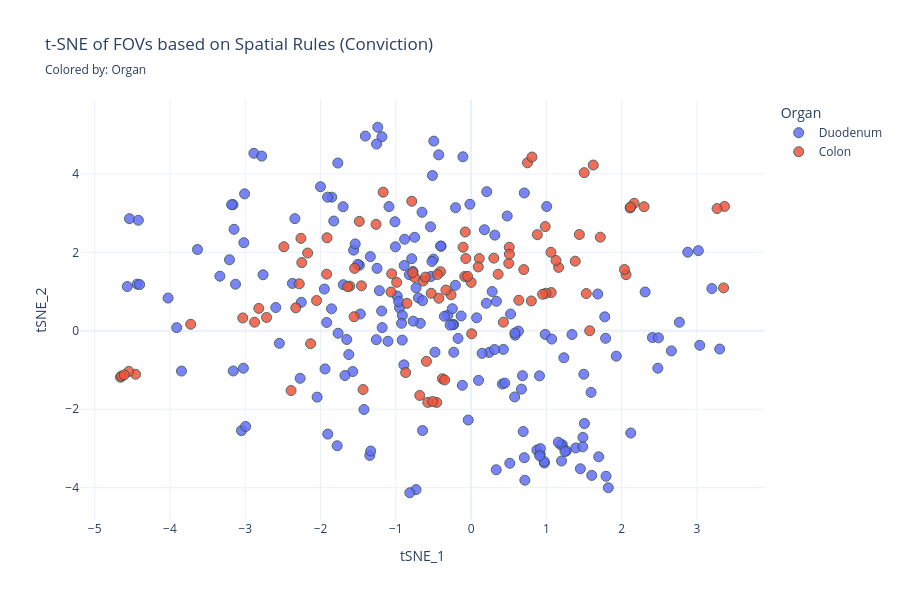
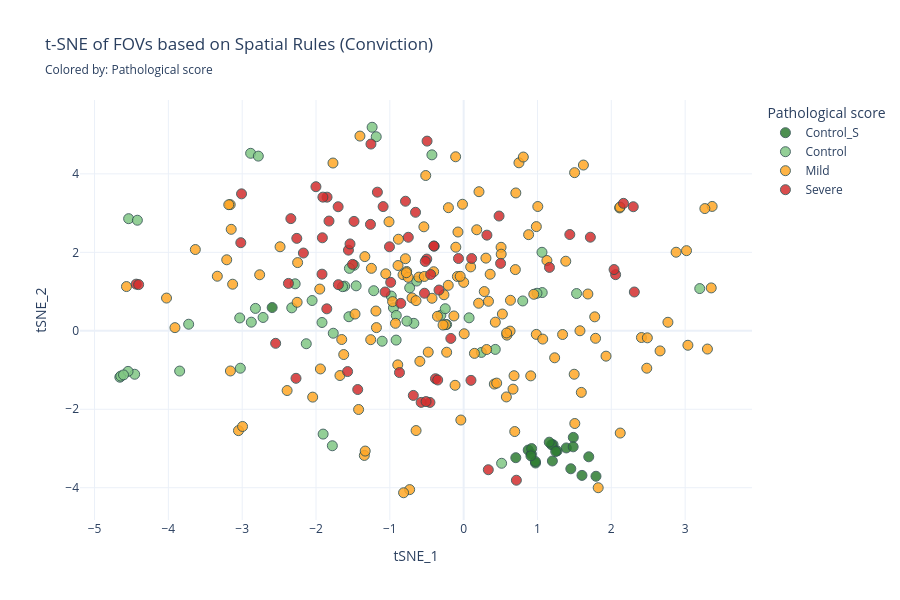

Notebook source saved alongside these figures, in order:
### Code cell
METRIC_TO_USE = 'Conviction'
NO_SELF = True
MIN_FOV_PERCENTAGE = 0.20  # Drop rules appearing in fewer than 10% of FOVs to remove noise


visualize_tsne(df_tsne_merged, color_by='Organ')
visualize_tsne(df_tsne_merged, color_by='Pathological score')

### Figure 1 — Plotly figure (JSON) as saved in the notebook; plotly's stock layout.template omitted (floating-point values rounded to 4 significant figures; data arrays with more than 128 entries replaced by an {"elided": "..."} marker saying what was removed)
{"data": [{"hovertemplate": "<b>%{hovertext}</b><br><br>Organ=Duodenum<br>tSNE_1=%{x}<br>tSNE_2=%{y}<extra></extra>", "hovertext": {"elided": "191 str values"}, "legendgroup": "Duodenum", "marker": {"color": "#636efa", "line": {"color": "DarkSlateGrey", "width": 1}, "opacity": 0.85, "size": 10, "symbol": "circle"}, "mode": "markers", "name": "Duodenum", "orientation": "v", "showlegend": true, "type": "scatter", "x": {"elided": "191 float values"}, "xaxis": "x", "y": {"elided": "191 float values"}, "yaxis": "y"}, {"hovertemplate": "<b>%{hovertext}</b><br><br>Organ=Colon<br>tSNE_1=%{x}<br>tSNE_2=%{y}<extra></extra>", "hovertext": ["Control_Colon_01_FOV_1", "Control_Colon_01_FOV_2", "Control_Colon_01_FOV_3", "Control_Colon_01_FOV_4", "Control_Colon_01_FOV_5", "Control_Colon_01_FOV_6", "Control_Colon_01_FOV_7", "Control_Colon_02_FOV_1", "Control_Colon_02_FOV_2", "Control_Colon_02_FOV_3", "Control_Colon_02_FOV_4", "Control_Colon_02_FOV_5", "Control_Colon_02_FOV_6", "Control_Colon_03_FOV_1", "Control_Colon_03_FOV_2", "Control_Colon_03_FOV_3", "Control_Colon_03_FOV_4", "Control_Colon_03_FOV_5", "Control_Colon_03_FOV_6", "Control_Colon_04_FOV_1", "Control_Colon_04_FOV_2", "Control_Colon_04_FOV_3", "Control_Colon_04_FOV_4", "Control_Colon_04_FOV_5", "Control_Colon_04_FOV_6", "GVHD_01_FOV_1", "GVHD_01_FOV_2_R", "GVHD_01_FOV_3_R", "GVHD_01_FOV_4", "GVHD_01_FOV_5", "GVHD_01_FOV_6_R", "GVHD_01_FOV_7", "GVHD_13_FOV_1", "GVHD_13_FOV_2", "GVHD_13_FOV_3", "GVHD_17_FOV_1", "GVHD_17_FOV_2", "GVHD_17_FOV_3", "GVHD_21_FOV_1", "GVHD_21_FOV_2", "GVHD_21_FOV_3", "GVHD_21_FOV_4", "GVHD_22_FOV_1", "GVHD_22_FOV_2", "GVHD_22_FOV_3", "GVHD_23_FOV_1", "GVHD_23_FOV_2", "GVHD_23_FOV_3", "GVHD_23_FOV_4", "GVHD_25_FOV_1", "GVHD_25_FOV_2", "GVHD_25_FOV_3", "GVHD_25_FOV_4", "GVHD_32_FOV_1", "GVHD_32_FOV_2", "GVHD_32_FOV_3", "GVHD_32_FOV_4", "GVHD_33_FOV_1", "GVHD_33_FOV_2", "GVHD_33_FOV_3", "GVHD_37_FOV_1", "GVHD_37_FOV_2", "GVHD_37_FOV_3", "GVHD_37_FOV_4", "GVHD_39_FOV_1", "GVHD_39_FOV_2", "GVHD_39_FOV_3", "GVHD_40_FOV_1", "GVHD_40_FOV_2", "GVHD_40_FOV_3", "GVHD_40_FOV_4", "GVHD_41_FOV_1", "GVHD_41_FOV_2", "GVHD_41_FOV_3", "GVHD_41_FOV_4", "GVHD_42_FOV_1", "GVHD_42_FOV_2", "GVHD_42_FOV_3", "GVHD_42_FOV_4", "GVHD_45_FOV_1", "GVHD_45_FOV_2", "GVHD_48_FOV_1", "GVHD_48_FOV_2", "GVHD_48_FOV_3", "GVHD_48_FOV_4", "GVHD_48_FOV_5", "GVHD_50_FOV_1", "GVHD_50_FOV_2", "GVHD_50_FOV_3", "GVHD_50_FOV_4", "GVHD_53_FOV_1", "GVHD_53_FOV_2", "GVHD_53_FOV_3", "GVHD_53_FOV_4", "GVHD_59_FOV_1", "GVHD_59_FOV_2", "GVHD_59_FOV_3"], "legendgroup": "Colon", "marker": {"color": "#EF553B", "line": {"color": "DarkSlateGrey", "width": 1}, "opacity": 0.85, "size": 10, "symbol": "circle"}, "mode": "markers", "name": "Colon", "orientation": "v", "showlegend": true, "type": "scatter", "x": [1.064, 1.061, 1.529, -2.282, -0.6372, 0.9931, -4.457, 0.8001, -1.457, -1.555, -2.329, -2.717, -2.877, -1.612, -3.725, -1.641, -3.033, -2.82, -2.132, -4.657, -1.548, -2.053, -4.645, -4.546, -4.608, -0.3821, -0.457, -0.5759, -0.3517, -0.5095, -0.852, -1.435, -0.4288, -0.2671, 0.4287, -0.7524, 0.0003956, -0.08518, -0.3341, 1.716, 2.165, -0.6821, -0.7761, -0.07725, -2.487, 0.3588, 0.3016, 0.9498, 3.354, -1.169, -1.485, -2.26, -1.263, -0.788, 1.162, 2.297, 1.438, 0.6337, -0.5934, 1.575, 0.5001, 0.1083, -0.9885, -0.07044, 0.0948, 0.007282, 1.383, 0.9844, 0.5067, -0.4066, -0.607, 2.058, -0.8696, -1.914, 2.037, 1.503, -2.392, 1.128, 0.7, 0.8798, 0.5084, -2.171, -0.4471, -0.5308, -1.919, -1.065, 1.622, 3.366, -1.055, -2.249, 3.267, -0.04706, 0.7488, 0.8082, 2.112, -0.1063, 2.118], "xaxis": "x", "y": [0.9745, 2.001, 0.9492, 1.197, 1.268, 0.9565, -1.108, 0.7602, 1.146, 0.3586, 0.5846, 0.3398, 0.2196, 1.138, 0.1676, 1.125, 0.3276, 0.5708, -0.3301, -1.183, 1.591, 0.7716, -1.154, -1.034, -1.124, -1.222, -1.826, -1.825, -1.254, -1.805, 0.6995, -1.497, 0.8294, 0.9183, 0.2196, 1.363, 1.234, 1.384, 1.039, 2.386, 3.248, -1.647, 1.481, 2.518, 2.142, 1.441, 1.852, 0.9303, 1.093, 3.533, 2.789, 2.356, 2.712, 3.302, 1.616, 3.162, 2.454, 0.7777, -0.7787, 0.0008498, 1.718, 1.842, 1.235, 1.842, 1.628, -0.07602, 1.774, 2.655, 2.128, 1.506, 1.368, 1.431, -1.065, 2.37, 1.561, 4.031, -1.523, 1.791, 1.56, 2.45, 1.953, 1.982, 1.434, 0.9571, 1.443, 0.9887, 4.225, 3.17, 1.452, 1.738, 3.115, 1.388, 4.281, 4.429, 3.131, 2.131, 3.154], "yaxis": "y"}], "layout": {"height": 600, "legend": {"title": {"text": "Organ"}, "tracegroupgap": 0}, "title": {"subtitle": {"text": "Colored by: Organ"}, "text": "t-SNE of FOVs based on Spatial Rules (Conviction)"}, "width": 900, "xaxis": {"anchor": "y", "domain": [0, 1], "title": {"text": "tSNE_1"}}, "yaxis": {"anchor": "x", "domain": [0, 1], "title": {"text": "tSNE_2"}}}}

### Figure 2 — Plotly figure (JSON) as saved in the notebook; plotly's stock layout.template omitted (floating-point values rounded to 4 significant figures; data arrays with more than 128 entries replaced by an {"elided": "..."} marker saying what was removed)
{"data": [{"hovertemplate": "<b>%{hovertext}</b><br><br>Pathological score=Control_S<br>tSNE_1=%{x}<br>tSNE_2=%{y}<extra></extra>", "hovertext": ["S_01_FOV_1", "S_01_FOV_2", "S_01_FOV_3", "S_01_FOV_4", "S_02_FOV_1", "S_02_FOV_2", "S_02_FOV_3", "S_02_FOV_4", "S_02_FOV_5", "S_03_FOV_1", "S_03_FOV_10", "S_03_FOV_2", "S_03_FOV_3", "S_03_FOV_4", "S_03_FOV_5", "S_03_FOV_6", "S_03_FOV_7", "S_03_FOV_8", "S_03_FOV_9", "S_04_FOV_1", "S_04_FOV_2"], "legendgroup": "Control_S", "marker": {"color": "#2E7D32", "line": {"color": "DarkSlateGrey", "width": 1}, "opacity": 0.85, "size": 10, "symbol": "circle"}, "mode": "markers", "name": "Control_S", "orientation": "v", "showlegend": true, "type": "scatter", "x": [1.792, 0.8743, 0.9734, 0.9174, 0.9711, 0.9205, 1.201, 0.9109, 1.602, 1.39, 1.485, 1.695, 1.212, 1.191, 1.483, 1.265, 1.159, 1.247, 1.451, -2.594, 0.7062], "xaxis": "x", "y": [-3.708, -3.04, -3.37, -3.142, -3.332, -3.003, -3.318, -3.187, -3.686, -2.986, -2.717, -3.212, -2.904, -2.905, -2.958, -3.062, -2.839, -3.076, -3.517, 0.5923, -3.235], "yaxis": "y"}, {"hovertemplate": "<b>%{hovertext}</b><br><br>Pathological score=Control<br>tSNE_1=%{x}<br>tSNE_2=%{y}<extra></extra>", "hovertext": ["Control_01_FOV_1", "Control_01_FOV_2", "Control_01_FOV_3", "Control_01_FOV_4", "Control_02_FOV_1", "Control_02_FOV_2", "Control_02_FOV_3", "Control_02_FOV_4", "Control_03_FOV_1", "Control_03_FOV_2", "Control_03_FOV_3", "Control_04_FOV_1", "Control_04_FOV_2", "Control_05_FOV_1", "Control_05_FOV_2", "Control_06_FOV_1", "Control_06_FOV_2", "Control_06_FOV_3", "Control_07_FOV_1", "Control_07_FOV_2", "Control_07_FOV_3", "Control_08_FOV_1", "Control_08_FOV_2", "Control_08_FOV_3", "Control_09_FOV_1", "Control_09_FOV_2", "Control_09_FOV_3", "Control_09_FOV_4", "Control_10_FOV_2", "Control_10_FOV_3", "Control_10_FOV_4", "Control_Colon_01_FOV_1", "Control_Colon_01_FOV_2", "Control_Colon_01_FOV_3", "Control_Colon_01_FOV_4", "Control_Colon_01_FOV_5", "Control_Colon_01_FOV_6", "Control_Colon_01_FOV_7", "Control_Colon_02_FOV_1", "Control_Colon_02_FOV_2", "Control_Colon_02_FOV_3", "Control_Colon_02_FOV_4", "Control_Colon_02_FOV_5", "Control_Colon_02_FOV_6", "Control_Colon_03_FOV_1", "Control_Colon_03_FOV_2", "Control_Colon_03_FOV_3", "Control_Colon_03_FOV_4", "Control_Colon_03_FOV_5", "Control_Colon_03_FOV_6", "Control_Colon_04_FOV_1", "Control_Colon_04_FOV_2", "Control_Colon_04_FOV_3", "Control_Colon_04_FOV_4", "Control_Colon_04_FOV_5", "Control_Colon_04_FOV_6"], "legendgroup": "Control", "marker": {"color": "#81C784", "line": {"color": "DarkSlateGrey", "width": 1}, "opacity": 0.85, "size": 10, "symbol": "circle"}, "mode": "markers", "name": "Control", "orientation": "v", "showlegend": true, "type": "scatter", "x": [-4.538, -0.9512, -1.919, -0.9129, -0.9812, -3.847, -0.7312, -1.104, 0.4282, -1.779, -1.904, -0.6747, -0.309, -3.025, -0.9149, -2.886, 0.514, -1.24, -2.782, -1.184, -0.7692, -1.218, -0.2307, -0.4303, -1.767, -4.42, -1.484, 3.198, 0.2401, -0.2494, 0.07348, 1.064, 1.061, 1.529, -2.282, -0.6372, 0.9931, -4.457, 0.8001, -1.457, -1.555, -2.329, -2.717, -2.877, -1.612, -3.725, -1.641, -3.033, -2.82, -2.132, -4.657, -1.548, -2.053, -4.645, -4.546, -4.608], "xaxis": "x", "y": [2.858, 0.5845, 0.2116, 0.3913, 0.8856, -1.027, 1.095, -0.2658, -0.4744, -2.93, -2.633, 0.1903, 0.3973, -0.9538, -0.237, 4.524, -3.377, 5.188, 4.452, 4.946, 0.246, 1.022, 0.1598, 4.484, -0.06208, 2.818, 1.67, 1.076, -0.551, 0.5626, 0.3304, 0.9745, 2.001, 0.9492, 1.197, 1.268, 0.9565, -1.108, 0.7602, 1.146, 0.3586, 0.5846, 0.3398, 0.2196, 1.138, 0.1676, 1.125, 0.3276, 0.5708, -0.3301, -1.183, 1.591, 0.7716, -1.154, -1.034, -1.124], "yaxis": "y"}, {"hovertemplate": "<b>%{hovertext}</b><br><br>Pathological score=Mild<br>tSNE_1=%{x}<br>tSNE_2=%{y}<extra></extra>", "hovertext": {"elided": "143 str values"}, "legendgroup": "Mild", "marker": {"color": "#FFA726", "line": {"color": "DarkSlateGrey", "width": 1}, "opacity": 0.85, "size": 10, "symbol": "circle"}, "mode": "markers", "name": "Mild", "orientation": "v", "showlegend": true, "type": "scatter", "x": {"elided": "143 float values"}, "xaxis": "x", "y": {"elided": "143 float values"}, "yaxis": "y"}, {"hovertemplate": "<b>%{hovertext}</b><br><br>Pathological score=Severe<br>tSNE_1=%{x}<br>tSNE_2=%{y}<extra></extra>", "hovertext": ["GVHD_01_FOV_1", "GVHD_01_FOV_2_R", "GVHD_01_FOV_3_R", "GVHD_01_FOV_4", "GVHD_01_FOV_5", "GVHD_01_FOV_6_R", "GVHD_01_FOV_7", "GVHD_02_FOV_1_R", "GVHD_02_FOV_2_R", "GVHD_06_FOV_1", "GVHD_06_FOV_2", "GVHD_06_FOV_3", "GVHD_06_FOV_4", "GVHD_06_FOV_5", "GVHD_08_FOV_1", "GVHD_08_FOV_2", "GVHD_08_FOV_3", "GVHD_08_FOV_4", "GVHD_09_FOV_1", "GVHD_09_FOV_2", "GVHD_09_FOV_3", "GVHD_09_FOV_4", "GVHD_11_FOV_1", "GVHD_11_FOV_2", "GVHD_11_FOV_3", "GVHD_11_FOV_4", "GVHD_14_FOV_1", "GVHD_14_FOV_2", "GVHD_14_FOV_3", "GVHD_14_FOV_4", "GVHD_14_FOV_5", "GVHD_21_FOV_1", "GVHD_21_FOV_2", "GVHD_21_FOV_3", "GVHD_21_FOV_4", "GVHD_24_FOV_1", "GVHD_24_FOV_2", "GVHD_24_FOV_3", "GVHD_24_FOV_4", "GVHD_25_FOV_1", "GVHD_25_FOV_2", "GVHD_25_FOV_3", "GVHD_25_FOV_4", "GVHD_26_FOV_1", "GVHD_26_FOV_2", "GVHD_26_FOV_3", "GVHD_26_FOV_4", "GVHD_32_FOV_1", "GVHD_32_FOV_2", "GVHD_32_FOV_3", "GVHD_32_FOV_4", "GVHD_37_FOV_1", "GVHD_37_FOV_2", "GVHD_37_FOV_3", "GVHD_37_FOV_4", "GVHD_41_FOV_1", "GVHD_41_FOV_2", "GVHD_41_FOV_3", "GVHD_41_FOV_4", "GVHD_48_FOV_1", "GVHD_48_FOV_2", "GVHD_48_FOV_3", "GVHD_48_FOV_4", "GVHD_48_FOV_5", "GVHD_57_FOV_1", "GVHD_57_FOV_2", "GVHD_57_FOV_3", "GVHD_57_FOV_4"], "legendgroup": "Severe", "marker": {"color": "#D32F2F", "line": {"color": "DarkSlateGrey", "width": 1}, "opacity": 0.85, "size": 10, "symbol": "circle"}, "mode": "markers", "name": "Severe", "orientation": "v", "showlegend": true, "type": "scatter", "x": [-0.3821, -0.457, -0.5759, -0.3517, -0.5095, -0.852, -1.435, -4.436, -4.403, -0.3991, 0.3149, -1.505, -0.4049, -0.75, -1.824, -1.091, -0.6519, -0.4998, -3.019, -2.271, -2.547, -1.572, -0.5204, -2.341, -2.001, -1.851, -2.374, -1.854, -0.174, -1.697, 2.312, -0.3341, 1.716, 2.165, -0.6821, -1.561, -1.005, -1.256, -0.4958, -1.169, -1.485, -2.26, -1.263, -1.54, -1.907, 0.4795, -1.7, -0.788, 1.162, 2.297, 1.438, 0.5001, 0.1083, -0.9885, -0.07044, 2.058, -0.8696, -1.914, 2.037, -2.171, -0.4471, -0.5308, -1.919, -1.065, -3.009, 0.09886, 0.3337, 0.714], "xaxis": "x", "y": [-1.222, -1.826, -1.825, -1.254, -1.805, 0.6995, -1.497, 1.189, 1.177, 2.157, 2.438, 1.693, 2.161, 2.384, 2.797, 3.165, 3.02, 1.828, 2.245, -1.211, -0.3194, -1.039, 1.767, 2.859, 3.673, 3.406, 1.208, 0.5597, -0.1949, 1.175, 0.989, 1.039, 2.386, 3.248, -1.647, 2.056, 2.141, 4.759, 4.834, 3.533, 2.789, 2.356, 2.712, 2.214, 3.407, 2.925, 3.162, 3.302, 1.616, 3.162, 2.454, 1.718, 1.842, 1.235, 1.842, 1.431, -1.065, 2.37, 1.561, 1.982, 1.434, 0.9571, 1.443, 0.9887, 3.49, -1.263, -3.541, -3.809], "yaxis": "y"}], "layout": {"height": 600, "legend": {"title": {"text": "Pathological score"}, "tracegroupgap": 0}, "title": {"subtitle": {"text": "Colored by: Pathological score"}, "text": "t-SNE of FOVs based on Spatial Rules (Conviction)"}, "width": 900, "xaxis": {"anchor": "y", "domain": [0, 1], "title": {"text": "tSNE_1"}}, "yaxis": {"anchor": "x", "domain": [0, 1], "title": {"text": "tSNE_2"}}}}
